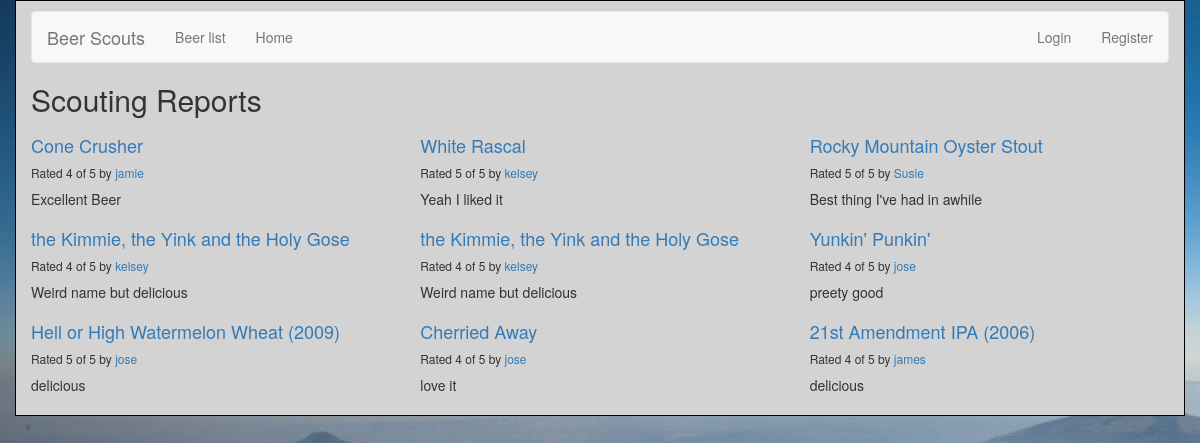
The page /reviews/ on the database as committed earlier.
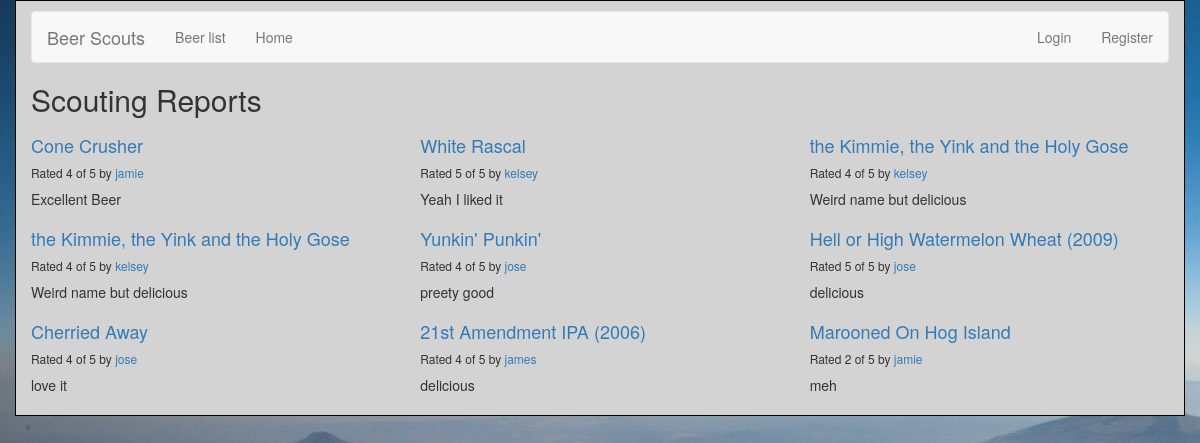
The same page on the database as committed later.
### reviews/models.py (models this page shows, shortened)
class Review(models.Model):
    RATING_CHOICES = (
        (1, '1'),
        (2, '2'),
        (3, '3'),
        (4, '4'),
        (5, '5'),
    )
    beer = models.ForeignKey(Beer, on_delete=models.CASCADE,)
    pub_date = models.DateTimeField('date published')
    user_name = models.CharField(max_length=100)
    comment = models.CharField(max_length=200)
    rating = models.IntegerField(choices=RATING_CHOICES)

class Beer(models.Model):
    name = models.CharField(max_length=200)
    abv = models.CharField(max_length=200)
    ibu = models.CharField(max_length=200)
    style = models.CharField(max_length=200)
    ounces = models.CharField(max_length=200)

### reviews/views.py (the view)
def review_list(request):
    latest_review_list = Review.objects.order_by('-pub_date')[:9]
    context = {'latest_review_list':latest_review_list}
    return render(request, 'reviews/review_list.html', context)

### reviews/templates/reviews/review_list.html
{% extends 'base.html' %}
  {% block title %}
  <h2>Scouting Reports</h2>
  {% endblock %}
  {% block content %}
  {% if latest_review_list %}
  <div class="row">
      {% for review in latest_review_list %}
      <div class="col-xs-6 col-lg-4">
          <h4><a href="{% url 'reviews:review_detail' review.id %}">
          {{ review.beer.name }}
          </a></h4>
          <h6>Rated {{ review.rating }} of 5 by <a href="{% url 'reviews:user_review_list' review.user_name %}" >{{ review.user_name }}</a></h6>
          <p>{{ review.comment }}</p>
      </div>
      {% endfor %}
  </div>
  {% else %}
  <p>No reviews are available.</p>
  {% endif %}
  {% endblock %}

### templates/base.html (shortened to what this page needs)
{% load bootstrap3 %}
{%load static%}
<link rel="stylesheet" href="{% static 'reviews/style.css'%}" type="text/css">
{% bootstrap_css %}
{% block bootstrap3_content %}
<div class="container">
    <nav class="navbar navbar-default">
        <div class="navbar-header">
            <a class="navbar-brand" href="{% url 'reviews:review_list' %}">Beer Scouts</a>
        </div>
        <div id="navbar" class="navbar-collapse collapse">
            <ul class="nav navbar-nav">
                <li><a href="{% url 'reviews:beer_list' %}">Beer list</a></li>
                <li><a href="{% url 'reviews:review_list' %}">Home</a></li>
            </ul>
            <ul class="nav navbar-nav navbar-right">
            {% if user.is_authenticated %}
                <li><a href="{% url 'reviews:user_review_list' user.username %}">{{ user.username }}'s reviews</a></li>
                <li><a href="{% url 'reviews:user_recommendation_list' %}">Beer suggestions</a></li>
                <li><a href="{% url 'auth:logout' %}">Logout</a></li>
                {% else %}
                <li><a href="{% url 'auth:login' %}">Login</a></li>
                <li><a href="/accounts/register">Register</a></li>
                {% endif %}
            </ul>
        </div>
    </nav>
    <h1>{% block title %}(no title){% endblock %}</h1>
    {% block content %}(no content){% endblock %}
</div>
{% endblock %}

### reviews/static/reviews/style.css (style rules this page uses)
.container { margin: auto; width: 80%; border: 1px solid black; padding: 10px; background-color: lightgray; box-shadow: gray; }
a { color: black; }
h1 { font-style: oblique; align-items: center; }
h4 { color: black; }

Rows that differ between the two databases and show on the page:
removed Review: beer.name "Rocky Mountain Oyster Stout", rating "5", user_name "Susie", comment "Best thing I've had in awhile"
now on this page (row unchanged): Review: beer.name "Marooned On Hog Island", rating "2", user_name "jamie", comment "meh"
